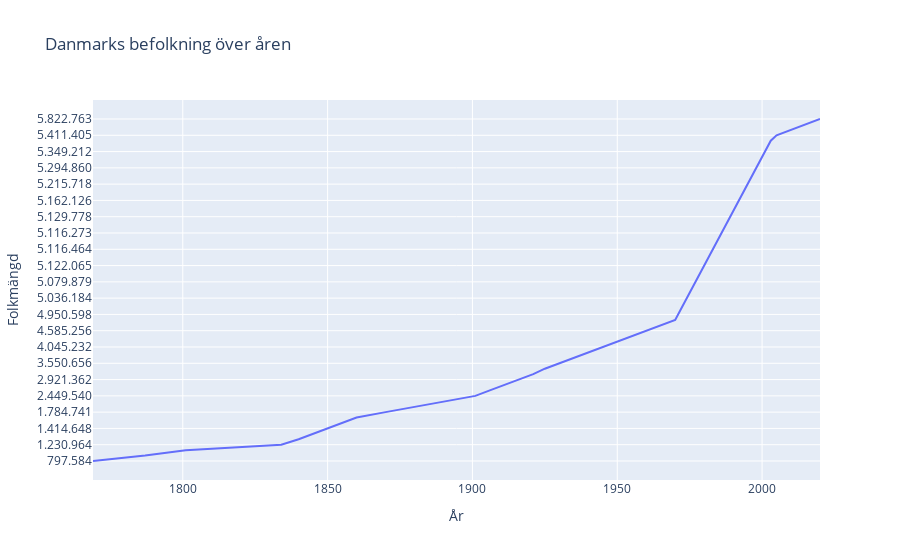

Notebook source saved alongside this figure:
### Markdown cell above
## 2. Denmark demogrphic data

### Code cell
denmark_link = "https://da.wikipedia.org/wiki/Danmarks_demografi"
denmark_DataFrame = pd.read_html(denmark_link, match="Befolkning")
denmark_DataFrame = denmark_DataFrame[0]
denmark_DataFrame = denmark_DataFrame.drop([0, 1]).reset_index()
denmark_DataFrame_Years = pd.DataFrame(denmark_DataFrame["År"])
denmark_1976_Forward = pd.DataFrame(denmark_DataFrame["År.1"])
denmark_1976_Forward = denmark_1976_Forward.rename({"År.1": "År"}, axis="columns")
denmark_1976_population = pd.DataFrame(denmark_DataFrame["Befolkning pr. 1. januar.1"])
denmark_1976_population = denmark_1976_population.rename({"Befolkning pr. 1. januar.1": "Befolkning pr. 1. januar"}, axis="columns")
clean_denmark_DataFrame = pd.concat([denmark_DataFrame["År"], denmark_DataFrame["Befolkning pr. 1. januar"]], axis=1)
clean_denmark_1976 = pd.concat([denmark_1976_Forward, denmark_1976_population], axis=1)
clean_denmark_DataFrame = clean_denmark_DataFrame.append(clean_denmark_1976)
clean_denmark_DataFrame = clean_denmark_DataFrame.rename({"Befolkning pr. 1. januar": "Folkmängd"}, axis="columns")

fig = px.line(clean_denmark_DataFrame, x="År", y="Folkmängd", title="Danmarks befolkning över åren")
fig.update_layout(hovermode="x")
fig.update_xaxes(showspikes=True,
                spikedash="solid")
fig.show()

### Figure 1 — Plotly figure (JSON) as saved in the notebook; plotly's stock layout.template omitted (floating-point values rounded to 4 significant figures)
{"data": [{"hovertemplate": "År=%{x}<br>Folkmängd=%{y}<extra></extra>", "legendgroup": "", "line": {"color": "#636efa", "dash": "solid"}, "marker": {"symbol": "circle"}, "mode": "lines", "name": "", "orientation": "h", "showlegend": false, "type": "scatter", "x": [1769, 1787, 1801, 1834, 1840, 1845, 1850, 1855, 1860, 1870, 1880, 1890, 1901, 1906, 1911, 1916, 1921, 1925, 1930, 1935, 1940, 1945, 1950, 1955, 1960, 1965, 1970, 1971, 1972, 1973, 1974, 1975, 1976, 1977, 1978, 1979, 1980, 1981, 1982, 1983, 1984, 1985, 1986, 1987, 1988, 1989, 1990, 1991, 1992, 1993, 1994, 1995, 1996, 1997, 1998, 1999, 2000, 2001, 2002, 2003, 2005, 2010, 2015, 2020], "xaxis": "x", "y": ["797.584", "841.806", "929.001", "1.230.964", "1.289.075", "1.356.877", "1.414.648", "1.507.222", "1.608.362", "1.784.741", "1.969.039", "2.172.380", "2.449.540", "2.588.919", "2.757.076", "2.921.362", "3.267.831", "3.434.555", "3.550.656", "3.706.349", "3.844.312", "4.045.232", "4.281.275", "4.448.401", "4.585.256", "4.767.597", "4.937.579", "4.950.598", "4.975.653", "5.007.538", "5.036.184", "5.054.410", "5.065.313", "5.079.879", "5.096.959", "5.111.537", "5.122.065", "5.123.989", "5.119.155", "5.116.464", "5.112.130", "5.111.108", "5.116.273", "5.124.794", "5.129.254", "5.129.778", "5.135.409", "5.146.469", "5.162.126", "5.180.614", "5.196.642", "5.215.718", "5.251.027", "5.275.121", "5.294.860", "5.313.577", "5.330.020", "5.349.212", "5.368.354", "5.383.507", "5.411.405", "5.534.738", "5.659.715", "5.822.763"], "yaxis": "y"}], "layout": {"hovermode": "x", "legend": {"tracegroupgap": 0}, "title": {"text": "Danmarks befolkning över åren"}, "xaxis": {"anchor": "y", "domain": [0, 1], "showspikes": true, "spikedash": "solid", "title": {"text": "År"}}, "yaxis": {"anchor": "x", "domain": [0, 1], "title": {"text": "Folkmängd"}}}}
